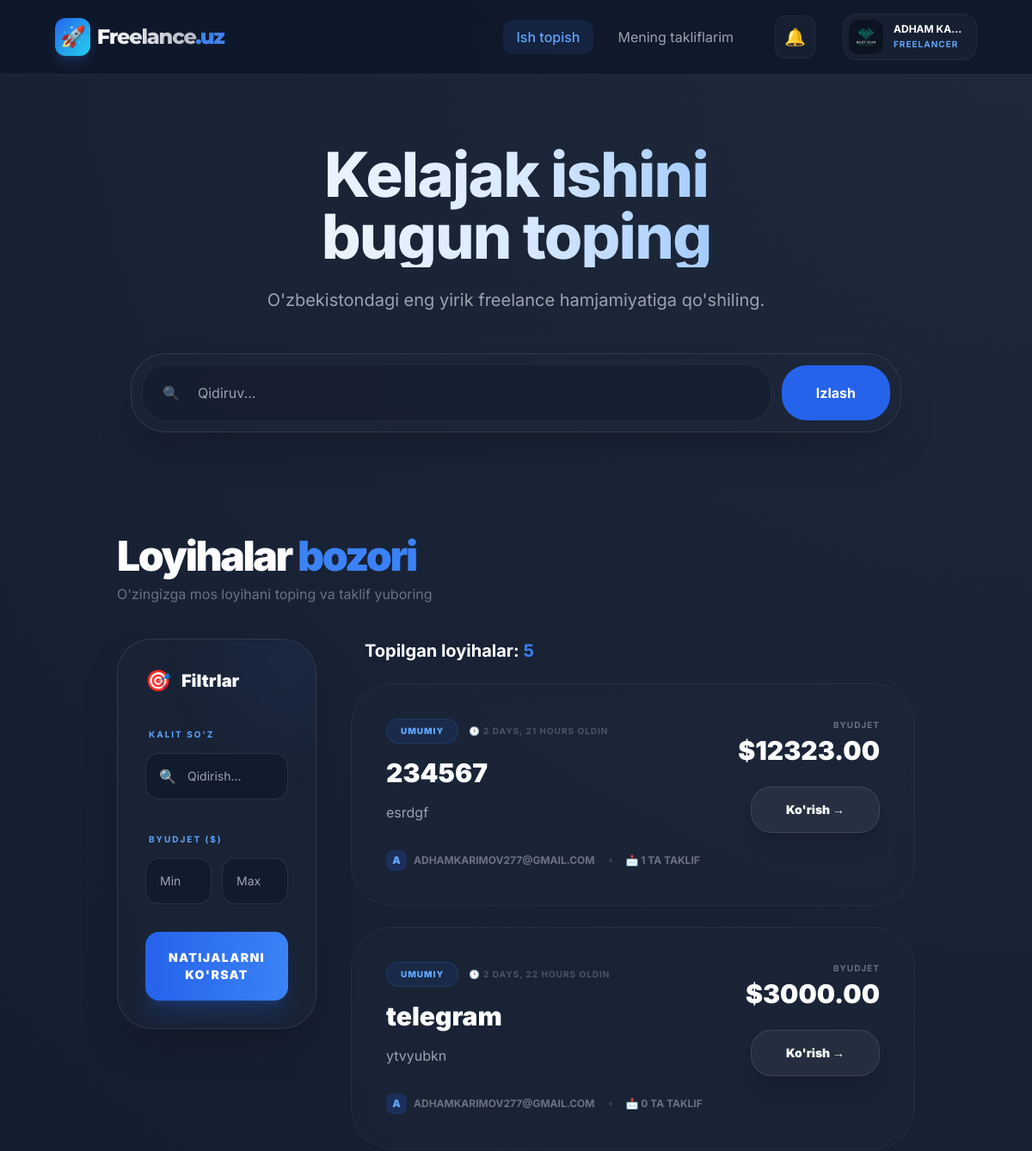
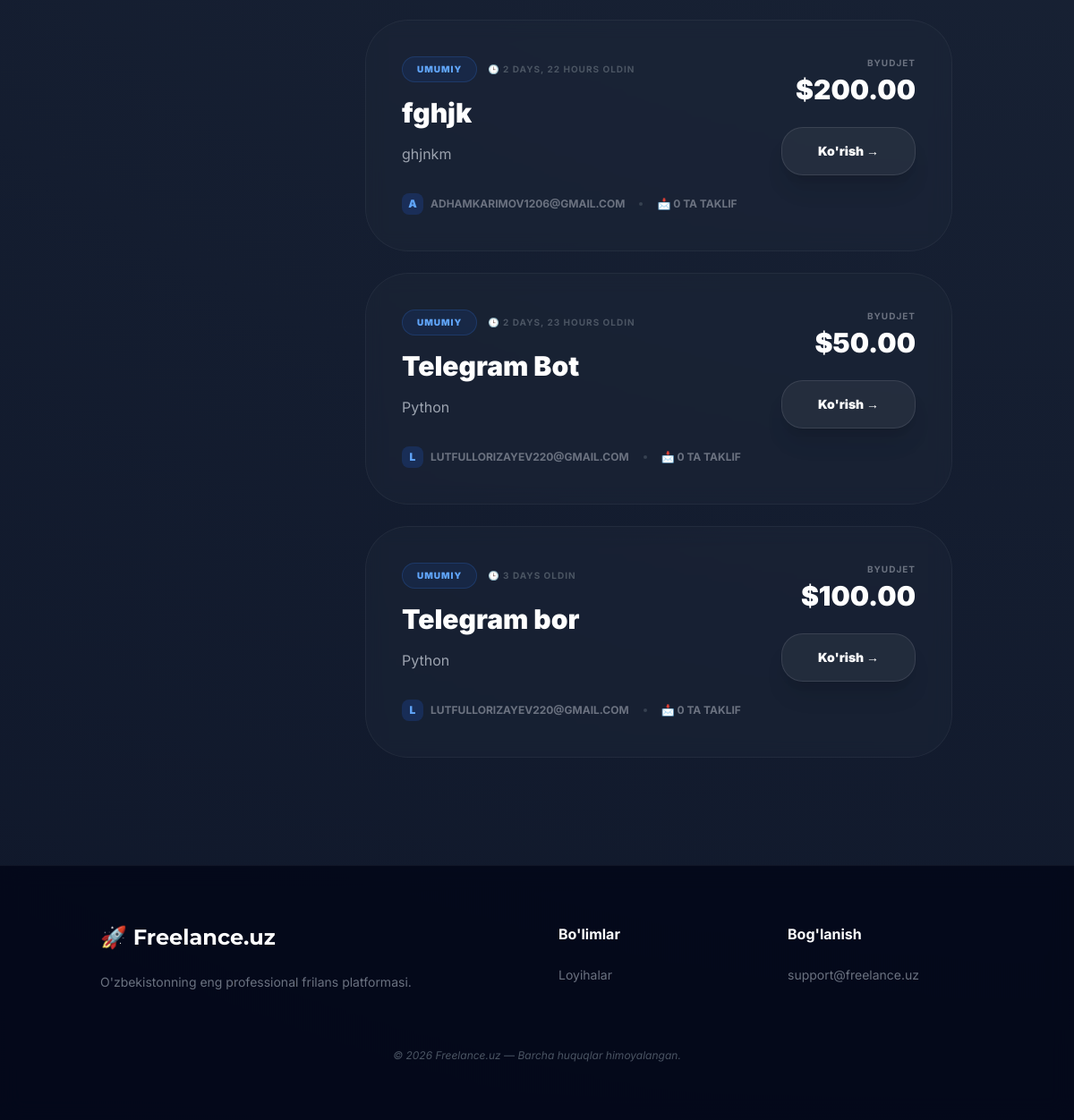
/ (signed in), run on the app's committed database (2 pictures, top to bottom).
### accounts/models.py (models this page shows, shortened)
class User(AbstractUser):
    class Role(models.TextChoices):
        CLIENT     = 'CLIENT',     'Mijoz'
        FREELANCER = 'FREELANCER', 'Frilanser'
    email     = models.EmailField(unique=True)
    full_name = models.CharField(max_length=255)
    role      = models.CharField(max_length=20, choices=Role.choices)
    avatar    = models.ImageField(upload_to='avatars/', null=True, blank=True)
    USERNAME_FIELD  = 'email'
    REQUIRED_FIELDS = ['username', 'full_name', 'role']

### marketplace/models.py (models this page shows, shortened)
class Order(models.Model):
    class Status(models.TextChoices):
        OPEN           = 'OPEN',           'Ochiq'
        IN_NEGOTIATION = 'IN_NEGOTIATION', 'Kelishilmoqda'
        IN_PROGRESS    = 'IN_PROGRESS',    'Jarayonda'
        COMPLETED      = 'COMPLETED',      'Tugatilgan'
        DELAYED        = 'DELAYED',        'Kechikkan'
        CANCELLED      = 'CANCELLED',      'Bekor qilingan'
    client         = models.ForeignKey(
        settings.AUTH_USER_MODEL,
        on_delete=models.CASCADE,
        related_name='orders'
    )
    assigned_freelancer = models.ForeignKey(
        settings.AUTH_USER_MODEL,
        on_delete=models.SET_NULL,
        null=True, blank=True,
        related_name='assigned_orders'
    )
    title          = models.CharField(max_length=255)
    description    = models.TextField()
    initial_budget = models.DecimalField(max_digits=12, decimal_places=2)
    final_price    = models.DecimalField(max_digits=12, decimal_places=2, null=True, blank=True)
    status         = models.CharField(max_length=20, choices=Status.choices, default=Status.OPEN)
    deadline       = models.DateTimeField(null=True, blank=True)
    tags           = models.ManyToManyField(Tag, blank=True, related_name='orders')
    created_at     = models.DateTimeField(auto_now_add=True)
    updated_at     = models.DateTimeField(auto_now=True)
    class Meta:
        ordering = ['-created_at']

### marketplace/views.py (the view)
# urls.py: path('', views.OrderListView.as_view(), name='order_list'),
class OrderListView(View):
    def get(self, request):
        orders = Order.objects.filter(
            status__in=[Order.Status.OPEN, Order.Status.IN_NEGOTIATION]
        ).select_related('client').prefetch_related('tags', 'chat_rooms__offers')
        query = request.GET.get('q', '').strip()
        if query:
            orders = orders.filter(
                Q(title__icontains=query) | Q(description__icontains=query)
            )
        tag_id = request.GET.get('tag')
        if tag_id:
            orders = orders.filter(tags__id=tag_id)
        min_budget = request.GET.get('min_budget')
        max_budget = request.GET.get('max_budget')
        if min_budget:
            orders = orders.filter(initial_budget__gte=min_budget)
        if max_budget:
            orders = orders.filter(initial_budget__lte=max_budget)
        for order in orders:
            order.total_offers = sum(
                room.offers.count() for room in order.chat_rooms.all()
            )
        tags = Tag.objects.all()
        context = {
            'orders': orders,
            'tags': tags,
            'query': query,
            'selected_tag': tag_id,
        }
        return render(request, 'marketplace/order_list.html', context)

### templates/marketplace/order_list.html (shortened to what this page needs)
{% extends 'base.html' %}
{% block content %}
<div class="container mx-auto px-4 md:px-6">
    <div class="mb-10">
        <h1 class="text-3xl md:text-5xl font-black text-white tracking-tighter">
            Loyihalar <span class="text-blue-500">bozori</span>
        </h1>
        <p class="text-gray-500 mt-2">O'zingizga mos loyihani toping va taklif yuboring</p>
    </div>
    <div class="flex flex-col lg:flex-row gap-10">
        <aside class="w-full lg:w-1/4">
            <div class="glass-card p-8 rounded-[2.5rem] sticky top-28 shadow-2xl overflow-hidden relative group border border-white/10">
                <div class="absolute -top-10 -right-10 w-32 h-32 bg-blue-600/10 blur-[50px] rounded-full group-hover:bg-blue-600/20 transition-all"></div>
                <h3 class="text-xl font-black text-white mb-8 flex items-center gap-3">
                    <span class="text-blue-500 text-2xl">🎯</span> Filtrlar
                </h3>
                <form method="GET" action="{% url 'marketplace:order_list' %}" class="space-y-8">
                    <div class="space-y-3">
                        <label class="text-[10px] font-bold text-blue-400 uppercase tracking-[0.2em] ml-1">Kalit so'z</label>
                        <div class="relative">
                            <span class="absolute left-4 top-1/2 -translate-y-1/2 text-gray-500">🔍</span>
                            <input type="text" name="q" value="{{ request.GET.q|default:'' }}" placeholder="Qidirish..."
                                   class="w-full bg-slate-900/60 border border-white/10 p-4 pl-12 rounded-2xl text-white text-sm outline-none focus:border-blue-500/50 transition-all">
                        </div>
                    </div>
                    <div class="space-y-3">
                        <label class="text-[10px] font-bold text-blue-400 uppercase tracking-[0.2em] ml-1">Byudjet ($)</label>
                        <div class="flex items-center gap-3">
                            <input type="number" name="min_budget" value="{{ request.GET.min_budget }}" placeholder="Min" class="w-1/2 bg-slate-900/60 border border-white/10 p-4 rounded-2xl text-white text-sm outline-none focus:border-blue-500/50">
                            <input type="number" name="max_budget" value="{{ request.GET.max_budget }}" placeholder="Max" class="w-1/2 bg-slate-900/60 border border-white/10 p-4 rounded-2xl text-white text-sm outline-none focus:border-blue-500/50">
                        </div>
                    </div>
                    <button type="submit" class="w-full bg-gradient-to-r from-blue-600 to-blue-500 hover:from-blue-500 hover:to-blue-400 text-white font-black py-5 rounded-2xl shadow-xl shadow-blue-600/20 transition-all active:scale-95 text-sm uppercase tracking-widest">
                        Natijalarni ko'rsat
                    </button>
                </form>
            </div>
        </aside>
        <div class="flex-1 space-y-6">
            {% if orders %}
                <div class="flex justify-between items-center px-4 mb-2">
                    <h2 class="text-xl font-bold text-white">Topilgan loyihalar: <span class="text-blue-500">{{ orders.count }}</span></h2>
                </div>
                {% for order in orders %}
                    <div class="glass-card p-6 md:p-10 rounded-[3rem] group hover:bg-slate-800/60 transition-all border border-white/5 hover:border-blue-500/30">
                        <div class="flex flex-col md:flex-row justify-between items-start gap-8">
                            <div class="flex-1 space-y-4">
                                <div class="flex items-center gap-3">
                                    <span class="bg-blue-600/10 text-blue-400 text-[10px] font-black px-4 py-1.5 rounded-full border border-blue-500/20 uppercase tracking-widest">
                                        {{ order.tags.first.name|default:"Umumiy" }}
                                    </span>
                                    <span class="text-gray-600 text-[10px] font-bold uppercase tracking-widest">
                                        🕒 {{ order.created_at|timesince }} oldin
                                    </span>
                                </div>
                                <h2 class="text-2xl md:text-3xl font-black text-white group-hover:text-blue-400 transition-colors leading-tight">
                                    {{ order.title }}
                                </h2>
                                <p class="text-gray-400 line-clamp-2 text-sm md:text-base leading-relaxed">
                                    {{ order.description }}
                                </p>
                                <div class="flex items-center gap-4 pt-4">
                                    <div class="flex items-center gap-2">
                                        <div class="w-6 h-6 rounded-lg bg-blue-600/20 flex items-center justify-center text-blue-400 font-black text-xs">
                                            {{ order.client.username|slice:":1"|upper }}
                                        </div>
                                        <span class="text-xs text-gray-500 font-bold uppercase">
                                            {{ order.client.get_full_name|default:order.client.username }}
                                        </span>
                                    </div>
                                    <div class="h-1 w-1 bg-gray-700 rounded-full"></div>
                                    <span class="text-xs text-gray-500 font-bold uppercase">
                                        📩 {{ order.total_offers }} ta taklif
                                    </span>
                                </div>
                            </div>
                            <div class="w-full md:w-auto flex flex-row md:flex-col justify-between items-center md:items-end gap-6 border-t md:border-t-0 border-white/5 pt-6 md:pt-0">
                                <div class="text-left md:text-right">
                                    <p class="text-[10px] font-bold text-gray-500 uppercase tracking-widest mb-1">Byudjet</p>
                                    <span class="text-3xl font-black text-white">
                                        ${{ order.initial_budget }}
                                    </span>
                                </div>
                                <a href="{% url 'marketplace:order_detail' order.id %}"
                                   class="bg-white/5 border border-white/10 text-white px-10 py-4 rounded-[1.5rem] font-black text-sm hover:bg-blue-600 hover:border-blue-600 transition-all shadow-xl hover:shadow-blue-600/20 whitespace-nowrap">
                                    Ko'rish →
                                </a>
                            </div>
                        </div>
                    </div>
                {% endfor %}
            {% endif %}
        </div>
    </div>
</div>
{% endblock %}

### templates/base.html (shortened to what this page needs)
<!DOCTYPE html>
<html lang="uz">
<head>
    <script src="https://cdn.tailwindcss.com"></script>
</head>
<body class="bg-[#0f172a]">
{% if request.user.is_authenticated %}
{% load notification_tags %}
{% get_unread_notifications request.user as unread_notifs %}
{% get_unread_count request.user as unread_count %}
{% endif %}
<nav class="glass-nav px-6 md:px-16 py-4 flex justify-between items-center sticky top-0 z-50">
    <a href="/" class="logo-font text-2xl font-extrabold tracking-tighter flex items-center gap-2 group">
        <span class="bg-gradient-to-br from-blue-600 to-cyan-400 text-white p-1.5 rounded-xl shadow-lg shadow-blue-500/20 group-hover:rotate-12 transition-transform">🚀</span>
        <span class="bg-clip-text text-transparent bg-gradient-to-r from-white to-gray-400">
            Freelance<span class="text-blue-500">.uz</span>
        </span>
    </a>
    <div class="flex items-center gap-4 md:gap-8">
        {% if request.user.is_authenticated %}
            <div class="hidden lg:flex items-center gap-3">
                {% if request.user.role == "CLIENT" %}
                    <a href="{% url 'marketplace:order_list' %}" class="px-4 py-2 text-blue-400 bg-blue-500/10 rounded-xl font-medium">Barcha buyurtmalar</a>
                    <a href="{% url 'marketplace:my_orders' %}" class="px-4 py-2 text-gray-400 hover:text-white transition">Loyihalarim</a>
                    <a href="{% url 'marketplace:order_create' %}" class="ml-4 bg-blue-600 hover:bg-blue-50 text-white px-5 py-2 rounded-xl font-bold shadow-lg shadow-blue-600/20 transition-all active:scale-95">+ Yangi loyiha</a>
                {% else %}
                    <a href="{% url 'marketplace:order_list' %}" class="px-4 py-2 text-blue-400 bg-blue-500/10 rounded-xl font-medium">Ish topish</a>
                    <a href="{% url 'chat:my_offers' %}" class="px-4 py-2 text-gray-400 hover:text-white transition">Mening takliflarim</a>
                {% endif %}
            </div>
            <div class="relative">
                <button onclick="toggleNotif()" class="p-2.5 rounded-xl bg-slate-800/50 hover:bg-slate-700 transition relative border border-white/5">
                    <span class="text-xl">🔔</span>
                </button>
            </div>
            <div class="relative">
                <button onclick="toggleElement('profileDropdown')" class="flex items-center gap-3 p-1.5 pr-4 rounded-2xl bg-slate-800/50 hover:bg-slate-700 border border-white/5 transition">
                    <img src="{% if request.user.avatar %}{{ request.user.avatar.url }}{% else %}https://ui-avatars.com/api/?name={{ request.user.full_name }}&background=2563eb&color=fff{% endif %}" class="w-10 h-10 rounded-xl object-cover">
                    <div class="hidden md:block text-left">
                        <p class="text-xs font-bold text-white truncate w-20 leading-none mb-1">{{ request.user.full_name|truncatechars:12 }}</p>
                        <p class="text-[10px] text-blue-400 uppercase font-bold tracking-widest">{{ request.user.role }}</p>
                    </div>
                </button>
            </div>
        {% endif %}
    </div>
</nav>
<main class="flex-grow">
    {% if request.path == '/' %}
    <section class="relative py-20 px-6 overflow-hidden">
        <div class="container mx-auto max-w-5xl text-center relative z-10">
            <h1 class="text-5xl md:text-7xl font-extrabold mb-6 tracking-tight bg-clip-text text-transparent bg-gradient-to-r from-white via-blue-100 to-blue-400">
                Kelajak ishini <br> bugun toping
            </h1>
            <p class="text-gray-400 text-lg md:text-xl max-w-2xl mx-auto mb-12">
                O'zbekistondagi eng yirik freelance hamjamiyatiga qo'shiling.
            </p>
            <div class="glass-card p-3 rounded-[2.5rem] shadow-2xl border border-white/10 max-w-4xl mx-auto">
                <form method="GET" action="{% url 'marketplace:order_list' %}" class="flex flex-col lg:flex-row items-center gap-3">
                    <div class="relative flex-grow w-full">
                        <span class="absolute left-6 top-1/2 -translate-y-1/2 opacity-50">🔍</span>
                        <input type="text" name="q" placeholder="Qidiruv..." class="w-full bg-slate-900/40 border border-white/5 py-5 pl-16 pr-6 rounded-[1.8rem] text-white outline-none focus:ring-2 focus:ring-blue-500/30">
                    </div>
                    <button type="submit" class="w-full lg:w-auto bg-blue-600 hover:bg-blue-500 text-white font-bold px-10 py-5 rounded-[1.8rem] transition-all active:scale-95">Izlash</button>
                </form>
            </div>
        </div>
    </section>
    {% endif %}
    <div class="container mx-auto px-6 py-10">
        {% block content %}{% endblock %}
    </div>
</main>
<footer class="bg-slate-950/80 backdrop-blur-md border-t border-white/5 py-16 mt-20">
    <div class="container mx-auto px-6 grid grid-cols-1 md:grid-cols-4 gap-12 text-center md:text-left">
        <div class="col-span-1 md:col-span-2">
            <a href="/" class="logo-font text-2xl font-bold text-white mb-6 block">🚀 Freelance.uz</a>
            <p class="text-gray-500 text-sm max-w-sm mx-auto md:mx-0">O'zbekistonning eng professional frilans platformasi.</p>
        </div>
        <div>
            <h4 class="text-white font-bold mb-6">Bo'limlar</h4>
            <ul class="text-gray-500 text-sm space-y-3">
                <li><a href="{% url 'marketplace:order_list' %}" class="hover:text-blue-400 transition">Loyihalar</a></li>
            </ul>
        </div>
        <div>
            <h4 class="text-white font-bold mb-6">Bog'lanish</h4>
            <p class="text-gray-500 text-sm">support@freelance.uz</p>
        </div>
    </div>
    <div class="text-center mt-16 text-gray-600 text-xs italic">
        © 2026 Freelance.uz — Barcha huquqlar himoyalangan.
    </div>
</footer>
</body>
</html>

### data on the page
User: avatar (picture), user.full_name "ADHAM KA…", user.role "FREELANCER"
Order: tags.first.name "UMUMIY", created_at "2 DAYS, 21 HOURS", title "234567", description "esrdgf", client.username "A", client.get_full_name "ADHAMKARIMOV277@GMAIL.COM", total_offers "1", initial_budget "12323.00"
Order: tags.first.name "UMUMIY", created_at "2 DAYS, 22 HOURS", title "telegram", description "ytvyubkn", client.username "A", client.get_full_name "ADHAMKARIMOV277@GMAIL.COM", total_offers "0", initial_budget "3000.00"
Order: tags.first.name "UMUMIY", created_at "2 DAYS, 22 HOURS", title "fghjk", description "ghjnkm", client.username "A", client.get_full_name "ADHAMKARIMOV1206@GMAIL.COM", total_offers "0", initial_budget "200.00"
Order: tags.first.name "UMUMIY", created_at "2 DAYS, 23 HOURS", title "Telegram Bot", description "Python", client.username "L", client.get_full_name "LUTFULLORIZAYEV220@GMAIL.COM", total_offers "0", initial_budget "50.00"
Order: tags.first.name "UMUMIY", created_at "3 DAYS", title "Telegram bor", description "Python", client.username "L", client.get_full_name "LUTFULLORIZAYEV220@GMAIL.COM", total_offers "0", initial_budget "100.00"

### other printed values
{{ orders.count }} "5"
